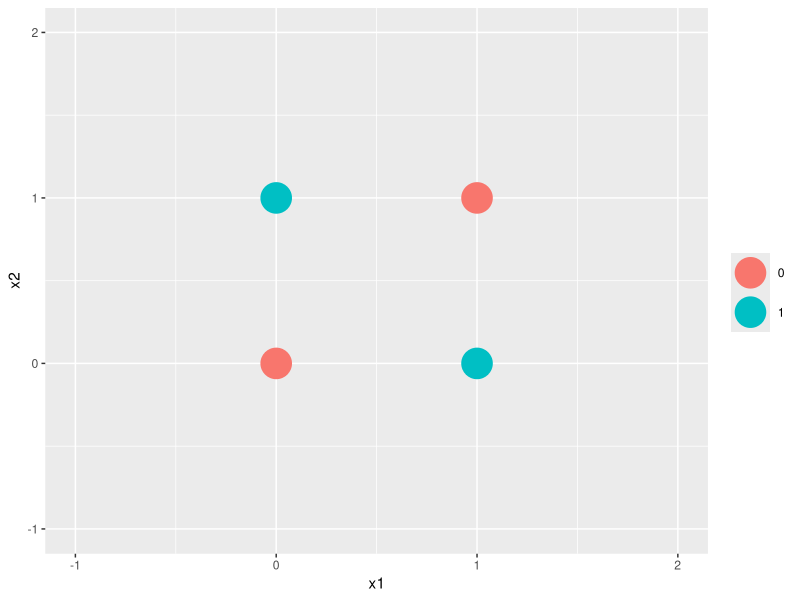
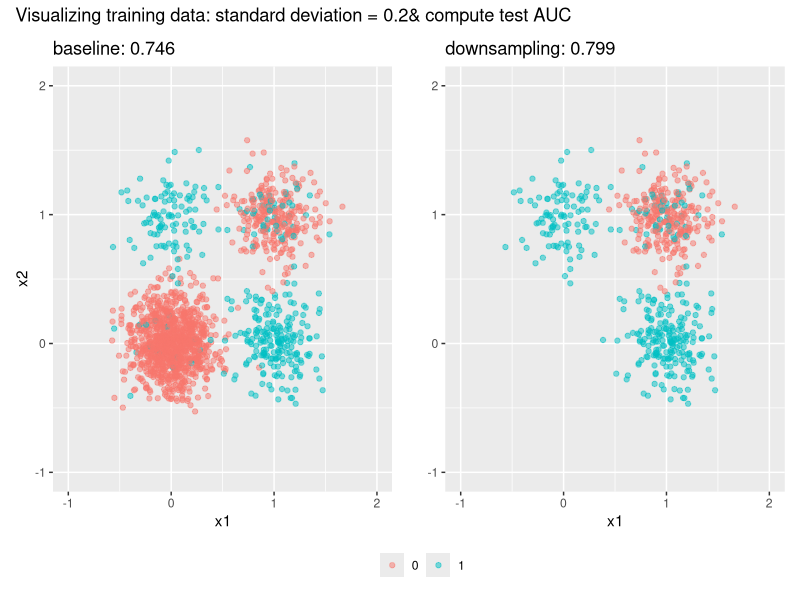
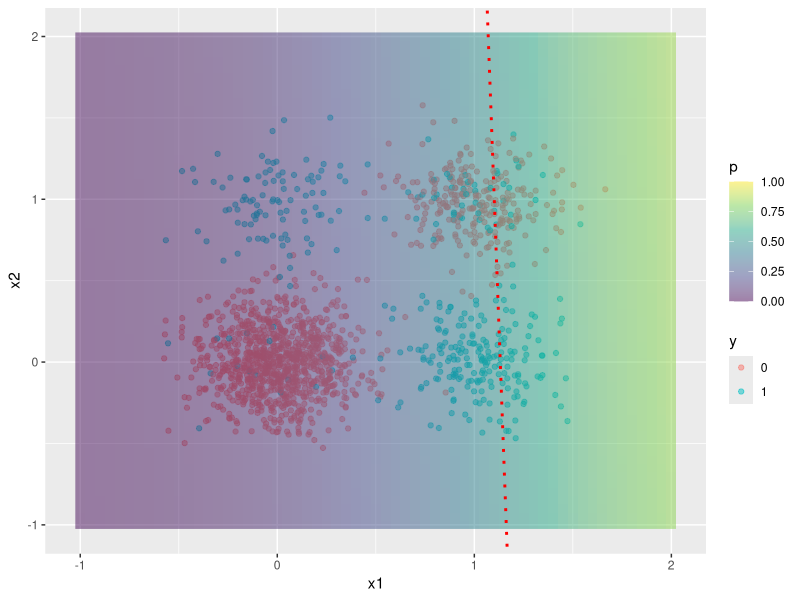
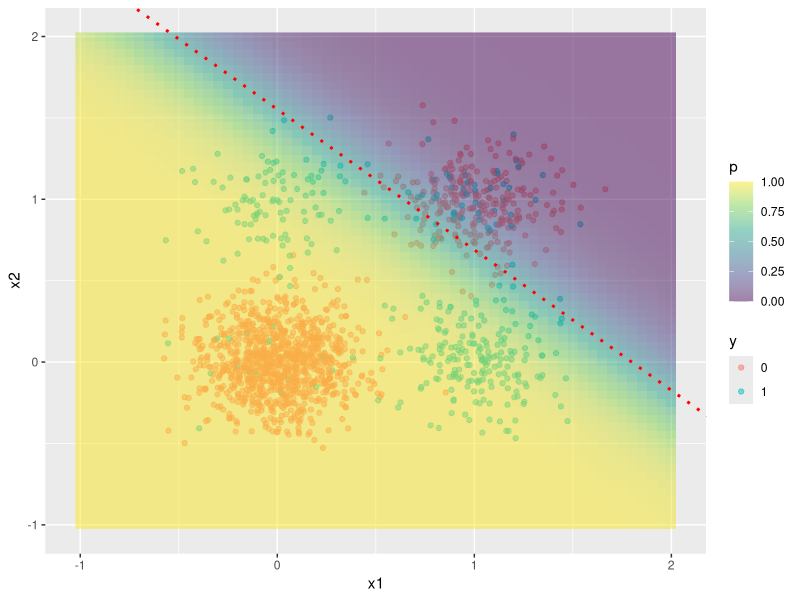

R code for these plots, in order: (Note: this script raises an error after producing the figures.)
library(tidyverse)
library(patchwork)
library(pROC)
setwd("../Desktop/Duke Univeristy/Research/Autism grant/simulation/")

# N <- c(100, 1000, 300, 200)
# P <- c(1, 0.1, 0.01, 1)

## XOR gate----------------------
# illustrate xor gate
## --- --- --- --- --- --- --- --- --- --- --- --- --- 

xor_data <- data.frame(
  x1 = c(0, 0, 1, 1),
  x2 = c(0, 1, 0, 1),
  y = c(0, 1, 1, 0)
)
ggplot(data = xor_data %>% mutate(y = as.factor(y)), aes(x=x1, y=x2, color=y)) +
  geom_point(size = 10) +
  lims(x = c(-1, 2), y = c(-1, 2)) +
  labs(color = "")


lr <- glm(factor(y) ~ x1 * x2, data = xor_data, family = binomial)

auc(roc(
  xor_data$y,
  predict(lr,
          newdata = data.frame(
            x1 = c(0, 0, 1, 1),
            x2 = c(0, 1, 0, 1)
          ),
          type = "response"),
  quiet = TRUE
))

## Data Gen ----------------------
# function to generate data
## --- --- --- --- --- --- --- --- --- --- --- --- --- 


# note: XOR gate can be explained by interaction
data_generator <- function(sd, N = c(1000, 100, 200, 300), P = c(0.01, 1, 1, 0.2)) {
  print(paste("event rate:", drop(P %*% N / sum(N))))
  X <- rbind(
    matrix(rep(c(0, 0), N[1]), nrow = N[1], ncol = 2, byrow = TRUE),
    matrix(rep(c(0, 1), N[2]), nrow = N[2], ncol = 2, byrow = TRUE),
    matrix(rep(c(1, 0), N[3]), nrow = N[3], ncol = 2, byrow = TRUE),
    matrix(rep(c(1, 1), N[4]), nrow = N[4], ncol = 2, byrow = TRUE)
  ) + 
    matrix(rnorm(2 * sum(N), mean = 0, sd = sd), nrow = sum(N), ncol = 2)
  
  cluster <- c(rep(1, N[1]), rep(2, N[2]), rep(3, N[3]), rep(4, N[4]))
  
  y <- c(
    rbinom(size = 1, prob = P[1], n = N[1]),
    rbinom(size = 1, prob = P[2], n = N[2]),
    rbinom(size = 1, prob = P[3], n = N[3]),
    rbinom(size = 1, prob = P[4], n = N[4])
  )
  
  simulation_data <- cbind(y, X, cluster) %>% 
    as.data.frame()
  colnames(simulation_data) <- c('y', 'x1', 'x2', 'cluster')
  simulation_data$y <- as.factor(simulation_data$y)
  return(simulation_data)
}

.sphere_data <- function(n, r_mean, r_sd) {
  r <- rnorm(n, r_mean, r_sd)
  theta <- runif(n, 0, 2*pi)
  x1 <- r * cos(theta)
  x2 <- r * sin(theta)
  return(data.frame(x1 = x1, x2 = x2))
}

sphere_data_gen <- function(ns, r_means, r_sds) {
  control <- .sphere_data(ns[1], r_means[1], r_sds[1])
  control$y <- 0
  case <- .sphere_data(ns[2], r_means[2], r_sds[2])
  case$y <- 1
  output <- rbind(case, control)
  output$y <- as.factor(output$y)
  output <- output[, c(3,1,2)]
  return(output)
}

get_logistic_decision_boundary <- function(lr, decision_rule=0.5) {
  z <- log(decision_rule / (1 - decision_rule))
  lr_coefs <- coef(lr)
  intercept <- (z - lr_coefs["(Intercept)"]) / lr_coefs["x2"]
  slope <- - lr_coefs["x1"] / lr_coefs["x2"]
  return(list(
    intercept=unname(intercept),
    slope=unname(slope)
  ))
}

prob_contour <- function(lr, lims) {
  grid_point <- seq(lims[1], lims[2], 0.05)
  grid_coord <- expand.grid(x1 = grid_point, x2 = grid_point)
  grid_coord <- cbind(
    grid_coord,
    p=predict(lr, newdata = grid_coord, type = "response")
  )
  return(grid_coord)
}

prob_contour_plot <- function(lr, lims, decision_rule=0.5) {
  decision_line <- get_logistic_decision_boundary(lr, decision_rule = decision_rule)
  ggplot() +
    geom_point(data = train, aes(x=x1, y=x2, color=y), alpha=0.5) +
    geom_raster(data = prob_contour(lr, lims = lims),
                aes(x = x1, y = x2, fill = p)) +
    scale_fill_viridis_c(alpha=0.5, lim=c(0, 1)) +
    geom_abline(slope = decision_line$slope, intercept = decision_line$intercept,
                linetype = "dotted", color = "red", linewidth = 1)
}

## simulation 1 ----------------------
# try on different sd
# large sd => well mixed clusters
# small sd => more isolated cluster
## --- --- --- --- --- --- --- --- --- --- --- --- --- 

sigma <- 0.2

train <- data_generator(sigma)
test <- data_generator(sigma)

# write.csv(train, "./train.csv", row.names = FALSE)
# write.csv(test, "./test.csv", row.names = FALSE)

p1 <- ggplot() +
  geom_point(data = train, aes(x=x1, y=x2, color=y), alpha=0.5) +
  lims(x = c(-1, 2), y = c(-1, 2))

k <- 1
p2 <- ggplot(data = train[train$cluster != k,],
       aes(x=x1, y=x2, color=y)) +
  geom_point(alpha=0.5) +
  lims(x = c(-1, 2), y = c(-1, 2))

lr <- glm(y ~ x1 + x2, family = binomial(), data = select(train, -cluster))
p <- predict(lr, test[,2:3], type = "response")
s1 <- auc(roc(test$y, p, quiet = TRUE))

lr_sub <- glm(
  y ~ x1 + x2, family = binomial(), 
  data = select(train[train$cluster != k,], -cluster)
)
p_sub <- predict(lr_sub, test[, 2:3], type = "response") %>% unname()
s2 <- auc(roc(test$y, p_sub, quiet = TRUE))
p_sub <- predict(lr_sub, test[test$cluster != 1, 2:3], type = "response") %>% unname()


p1 + labs(title = glue::glue("baseline: ", round(s1, 3))) +
  p2 + labs(
    title = glue::glue(
      "downsampling: ",
      round(s2, 3)
    ),
    y = ""
  ) +
  # plot_annotation(title = glue::glue("Standard deviation: ", sigma, " [including the interaction term]")) +
  plot_annotation(
    title = glue::glue(
      "Visualizing training data: standard deviation = ",
      sigma,
      "& compute test AUC"
    )
  ) +
  plot_layout(guides = "collect") &
  theme(legend.position = "bottom") &
  labs(color = "")

# prob contour plot
prob_contour_plot(lr, c(-1, 2))
prob_contour_plot(lr_sub, c(-1, 2))

# pre-labeling
s3 <- auc(roc(test$y, c(rep(0, 1000), p_sub), quiet = TRUE))


## simulation 2----------------------
# sphere data
## --- --- --- --- --- --- --- --- --- --- --- --- --- 

train <- sphere_data_gen(ns = c(1300, 200), r_means = c(5, 2), r_sds = c(1, 1))
test <- sphere_data_gen(ns = c(1300, 200), r_means = c(5, 2), r_sds = c(1, 1))

write.csv(train, "./simulate_data/sphere_train.csv", row.names = FALSE)
write.csv(test, "./simulate_data/sphere_test.csv", row.names = FALSE)

ggplot() +
  geom_point(data = train, aes(x = x1, y = x2, color = y))

lr <- glm(y ~ x1 + x2, family = binomial(), data = train)
p <- predict(lr, test[,c("x1", "x2")], type = "response")
auc(roc(test$y, p, quiet = TRUE))

prob_contour_plot(lr, c(-8, 8))
